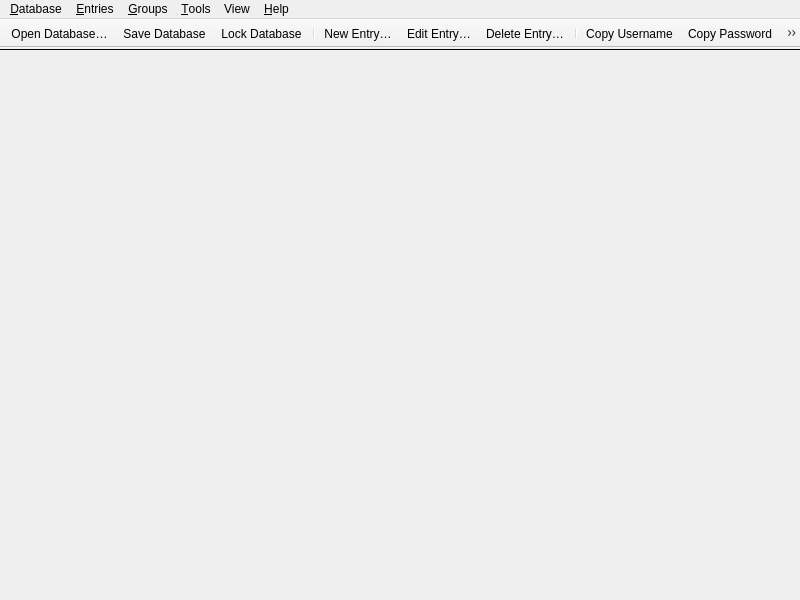
<?xml version="1.0" encoding="UTF-8"?>
<ui version="4.0">
 <class>MainWindow</class>
 <widget class="QMainWindow" name="MainWindow">
  <property name="enabled">
   <bool>true</bool>
  </property>
  <property name="geometry">
   <rect>
    <x>0</x>
    <y>0</y>
    <width>800</width>
    <height>600</height>
   </rect>
  </property>
  <property name="minimumSize">
   <size>
    <width>800</width>
    <height>500</height>
   </size>
  </property>
  <property name="windowTitle">
   <string notr="true">KeePassXC</string>
  </property>
  <widget class="QWidget" name="centralwidget">
   <property name="enabled">
    <bool>true</bool>
   </property>
   <layout class="QVBoxLayout" name="verticalLayout">
    <property name="spacing">
     <number>0</number>
    </property>
    <property name="leftMargin">
     <number>0</number>
    </property>
    <property name="topMargin">
     <number>0</number>
    </property>
    <property name="rightMargin">
     <number>0</number>
    </property>
    <property name="bottomMargin">
     <number>0</number>
    </property>
    <item>
     <widget class="MessageWidget" name="globalMessageWidget" native="true">
      <property name="sizePolicy">
       <sizepolicy hsizetype="Preferred" vsizetype="Preferred">
        <horstretch>0</horstretch>
        <verstretch>0</verstretch>
       </sizepolicy>
      </property>
     </widget>
    </item>
    <item>
     <widget class="Line" name="toolbarSeparator">
      <property name="frameShadow">
       <enum>QFrame::Plain</enum>
      </property>
      <property name="orientation">
       <enum>Qt::Horizontal</enum>
      </property>
     </widget>
    </item>
    <item>
     <widget class="QStackedWidget" name="stackedWidget">
      <property name="sizePolicy">
       <sizepolicy hsizetype="Preferred" vsizetype="Preferred">
        <horstretch>0</horstretch>
        <verstretch>0</verstretch>
       </sizepolicy>
      </property>
      <property name="currentIndex">
       <number>2</number>
      </property>
      <widget class="QWidget" name="pageDatabase">
       <layout class="QVBoxLayout" name="verticalLayout_2">
        <property name="leftMargin">
         <number>0</number>
        </property>
        <property name="topMargin">
         <number>0</number>
        </property>
        <property name="rightMargin">
         <number>0</number>
        </property>
        <property name="bottomMargin">
         <number>0</number>
        </property>
        <item>
         <widget class="DatabaseTabWidget" name="tabWidget">
          <property name="currentIndex">
           <number>-1</number>
          </property>
          <property name="tabsClosable">
           <bool>true</bool>
          </property>
          <property name="movable">
           <bool>true</bool>
          </property>
         </widget>
        </item>
       </layout>
      </widget>
      <widget class="QWidget" name="pageSettings">
       <layout class="QVBoxLayout" name="verticalLayout_3">
        <property name="leftMargin">
         <number>0</number>
        </property>
        <property name="topMargin">
         <number>0</number>
        </property>
        <property name="rightMargin">
         <number>0</number>
        </property>
        <property name="bottomMargin">
         <number>0</number>
        </property>
        <item>
         <widget class="ApplicationSettingsWidget" name="settingsWidget" native="true"/>
        </item>
       </layout>
      </widget>
      <widget class="QWidget" name="pageWelcome">
       <layout class="QVBoxLayout" name="verticalLayout_5">
        <item>
         <layout class="QHBoxLayout" name="horizontalLayout">
          <item>
           <spacer name="horizontalSpacer">
            <property name="orientation">
             <enum>Qt::Horizontal</enum>
            </property>
            <property name="sizeType">
             <enum>QSizePolicy::MinimumExpanding</enum>
            </property>
            <property name="sizeHint" stdset="0">
             <size>
              <width>50</width>
              <height>20</height>
             </size>
            </property>
           </spacer>
          </item>
          <item>
           <widget class="WelcomeWidget" name="welcomeWidget" native="true"/>
          </item>
          <item>
           <spacer name="horizontalSpacer_2">
            <property name="orientation">
             <enum>Qt::Horizontal</enum>
            </property>
            <property name="sizeType">
             <enum>QSizePolicy::MinimumExpanding</enum>
            </property>
            <property name="sizeHint" stdset="0">
             <size>
              <width>50</width>
              <height>20</height>
             </size>
            </property>
           </spacer>
          </item>
         </layout>
        </item>
       </layout>
      </widget>
      <widget class="QWidget" name="pagePasswordGenerator">
       <layout class="QVBoxLayout" name="verticalLayout_6">
        <property name="leftMargin">
         <number>60</number>
        </property>
        <property name="topMargin">
         <number>30</number>
        </property>
        <property name="rightMargin">
         <number>60</number>
        </property>
        <item>
         <spacer name="verticalSpacer_2">
          <property name="orientation">
           <enum>Qt::Vertical</enum>
          </property>
          <property name="sizeHint" stdset="0">
           <size>
            <width>20</width>
            <height>40</height>
           </size>
          </property>
         </spacer>
        </item>
        <item>
         <widget class="PasswordGeneratorWidget" name="passwordGeneratorWidget" native="true"/>
        </item>
        <item>
         <spacer name="verticalSpacer">
          <property name="orientation">
           <enum>Qt::Vertical</enum>
          </property>
          <property name="sizeHint" stdset="0">
           <size>
            <width>20</width>
            <height>40</height>
           </size>
          </property>
         </spacer>
        </item>
       </layout>
      </widget>
     </widget>
    </item>
   </layout>
  </widget>
  <widget class="QMenuBar" name="menubar">
   <property name="geometry">
    <rect>
     <x>0</x>
     <y>0</y>
     <width>800</width>
     <height>22</height>
    </rect>
   </property>
   <property name="contextMenuPolicy">
    <enum>Qt::PreventContextMenu</enum>
   </property>
   <widget class="QMenu" name="menuFile">
    <property name="title">
     <string>&amp;Database</string>
    </property>
    <widget class="QMenu" name="menuRecentDatabases">
     <property name="title">
      <string>&amp;Recent Databases</string>
     </property>
    </widget>
    <widget class="QMenu" name="menuExport">
     <property name="title">
      <string>&amp;Export</string>
     </property>
     <addaction name="actionExportCsv"/>
     <addaction name="actionExportHtml"/>
     <addaction name="actionExportXML"/>
    </widget>
    <addaction name="actionDatabaseNew"/>
    <addaction name="actionDatabaseOpen"/>
    <addaction name="menuRecentDatabases"/>
    <addaction name="actionDatabaseSave"/>
    <addaction name="actionDatabaseSaveAs"/>
    <addaction name="actionDatabaseSaveBackup"/>
    <addaction name="actionDatabaseClose"/>
    <addaction name="separator"/>
    <addaction name="actionLockDatabase"/>
    <addaction name="actionLockAllDatabases"/>
    <addaction name="separator"/>
    <addaction name="actionDatabaseSettings"/>
    <addaction name="actionDatabaseSecurity"/>
    <addaction name="actionReports"/>
    <addaction name="separator"/>
    <addaction name="actionPasskeys"/>
    <addaction name="actionImportPasskey"/>
    <addaction name="separator"/>
    <addaction name="actionDatabaseMerge"/>
    <addaction name="actionImport"/>
    <addaction name="menuExport"/>
    <addaction name="separator"/>
    <addaction name="actionQuit"/>
   </widget>
   <widget class="QMenu" name="menuHelp">
    <property name="title">
     <string>&amp;Help</string>
    </property>
    <addaction name="separator"/>
    <addaction name="actionGettingStarted"/>
    <addaction name="actionUserGuide"/>
    <addaction name="actionKeyboardShortcuts"/>
    <addaction name="actionOnlineHelp"/>
    <addaction name="separator"/>
    <addaction name="actionCheckForUpdates"/>
    <addaction name="actionDonate"/>
    <addaction name="actionBugReport"/>
    <addaction name="actionAbout"/>
   </widget>
   <widget class="QMenu" name="menuEntries">
    <property name="title">
     <string>&amp;Entries</string>
    </property>
    <property name="separatorsCollapsible">
     <bool>true</bool>
    </property>
    <widget class="QMenu" name="menuEntryCopyAttribute">
     <property name="toolTip">
      <string/>
     </property>
     <property name="title">
      <string>Copy Att&amp;ribute</string>
     </property>
     <addaction name="actionEntryCopyTitle"/>
     <addaction name="actionEntryCopyNotes"/>
     <addaction name="separator"/>
    </widget>
    <widget class="QMenu" name="menuEntryTotp">
     <property name="title">
      <string>TOTP</string>
     </property>
     <addaction name="actionEntryCopyTotp"/>
     <addaction name="actionEntryCopyPasswordTotp"/>
     <addaction name="actionEntryTotp"/>
     <addaction name="actionEntryTotpQRCode"/>
     <addaction name="actionEntrySetupTotp"/>
    </widget>
    <widget class="QMenu" name="menuTags">
     <property name="tearOffEnabled">
      <bool>true</bool>
     </property>
     <property name="title">
      <string>Tags</string>
     </property>
    </widget>
    <addaction name="separator"/>
    <addaction name="actionEntryNew"/>
    <addaction name="actionEntryEdit"/>
    <addaction name="actionEntryExpire"/>
    <addaction name="actionEntryClone"/>
    <addaction name="actionEntryDelete"/>
    <addaction name="separator"/>
    <addaction name="actionEntryMoveUp"/>
    <addaction name="actionEntryMoveDown"/>
    <addaction name="separator"/>
    <addaction name="actionEntryCopyUsername"/>
    <addaction name="actionEntryCopyPassword"/>
    <addaction name="actionEntryCopyURL"/>
    <addaction name="menuEntryCopyAttribute"/>
    <addaction name="menuEntryTotp"/>
    <addaction name="menuTags"/>
    <addaction name="separator"/>
    <addaction name="actionEntryAutoType"/>
    <addaction name="separator"/>
    <addaction name="actionEntryImportPasskey"/>
    <addaction name="actionEntryRemovePasskey"/>
    <addaction name="separator"/>
    <addaction name="actionEntryOpenUrl"/>
    <addaction name="actionEntryDownloadIcon"/>
    <addaction name="separator"/>
    <addaction name="actionEntryAddToAgent"/>
    <addaction name="actionEntryRemoveFromAgent"/>
    <addaction name="separator"/>
    <addaction name="actionEntryRestore"/>
   </widget>
   <widget class="QMenu" name="menuGroups">
    <property name="title">
     <string>&amp;Groups</string>
    </property>
    <addaction name="actionGroupEmptyRecycleBin"/>
    <addaction name="separator"/>
    <addaction name="actionGroupNew"/>
    <addaction name="actionGroupEdit"/>
    <addaction name="actionGroupClone"/>
    <addaction name="actionGroupDelete"/>
    <addaction name="separator"/>
    <addaction name="actionGroupSortAsc"/>
    <addaction name="actionGroupSortDesc"/>
    <addaction name="separator"/>
    <addaction name="actionGroupDownloadFavicons"/>
   </widget>
   <widget class="QMenu" name="menuTools">
    <property name="title">
     <string>&amp;Tools</string>
    </property>
    <addaction name="actionPasswordGenerator"/>
    <addaction name="actionClearSSHAgent"/>
    <addaction name="actionSettings"/>
   </widget>
   <widget class="QMenu" name="menuView">
    <property name="title">
     <string>View</string>
    </property>
    <widget class="QMenu" name="menuTheme">
     <property name="title">
      <string>Theme</string>
     </property>
     <addaction name="actionThemeAuto"/>
     <addaction name="actionThemeLight"/>
     <addaction name="actionThemeDark"/>
     <addaction name="actionThemeClassic"/>
    </widget>
    <addaction name="menuTheme"/>
    <addaction name="actionCompactMode"/>
    <addaction name="actionAlwaysOnTop"/>
    <addaction name="actionAllowScreenCapture"/>
    <addaction name="separator"/>
    <addaction name="actionShowPreviewPanel"/>
    <addaction name="actionShowGroupPanel"/>
    <addaction name="separator"/>
    <addaction name="actionShowMenubar"/>
    <addaction name="actionShowToolbar"/>
    <addaction name="separator"/>
    <addaction name="actionHideUsernames"/>
    <addaction name="actionHidePasswords"/>
   </widget>
   <addaction name="menuFile"/>
   <addaction name="menuEntries"/>
   <addaction name="menuGroups"/>
   <addaction name="menuTools"/>
   <addaction name="menuView"/>
   <addaction name="menuHelp"/>
  </widget>
  <widget class="KPToolBar" name="toolBar">
   <property name="contextMenuPolicy">
    <enum>Qt::PreventContextMenu</enum>
   </property>
   <property name="movable">
    <bool>false</bool>
   </property>
   <property name="iconSize">
    <size>
     <width>26</width>
     <height>26</height>
    </size>
   </property>
   <attribute name="toolBarArea">
    <enum>TopToolBarArea</enum>
   </attribute>
   <attribute name="toolBarBreak">
    <bool>false</bool>
   </attribute>
   <addaction name="actionDatabaseOpen"/>
   <addaction name="actionDatabaseSave"/>
   <addaction name="actionLockDatabaseToolbar"/>
   <addaction name="separator"/>
   <addaction name="actionEntryNew"/>
   <addaction name="actionEntryEdit"/>
   <addaction name="actionEntryDelete"/>
   <addaction name="separator"/>
   <addaction name="actionEntryCopyUsername"/>
   <addaction name="actionEntryCopyPassword"/>
   <addaction name="actionEntryCopyURL"/>
   <addaction name="actionEntryAutoType"/>
   <addaction name="separator"/>
   <addaction name="actionDatabaseSettings"/>
   <addaction name="actionReports"/>
   <addaction name="separator"/>
   <addaction name="actionPasswordGenerator"/>
   <addaction name="actionSettings"/>
   <addaction name="separator"/>
  </widget>
  <action name="actionQuit">
   <property name="text">
    <string>&amp;Quit</string>
   </property>
   <property name="menuRole">
    <enum>QAction::QuitRole</enum>
   </property>
  </action>
  <action name="actionAbout">
   <property name="text">
    <string>&amp;About</string>
   </property>
   <property name="menuRole">
    <enum>QAction::AboutRole</enum>
   </property>
  </action>
  <action name="actionCheckForUpdates">
   <property name="text">
    <string>&amp;Check for Updates</string>
   </property>
   <property name="menuRole">
    <enum>QAction::ApplicationSpecificRole</enum>
   </property>
  </action>
  <action name="actionDatabaseOpen">
   <property name="text">
    <string>&amp;Open Database…</string>
   </property>
  </action>
  <action name="actionDatabaseSave">
   <property name="text">
    <string>&amp;Save Database</string>
   </property>
  </action>
  <action name="actionDatabaseClose">
   <property name="text">
    <string>&amp;Close Database</string>
   </property>
  </action>
  <action name="actionDatabaseNew">
   <property name="text">
    <string>&amp;New Database…</string>
   </property>
   <property name="toolTip">
    <string>Create a new database</string>
   </property>
  </action>
  <action name="actionDatabaseMerge">
   <property name="text">
    <string>&amp;Merge From Database…</string>
   </property>
   <property name="toolTip">
    <string>Merge from another KDBX database</string>
   </property>
  </action>
  <action name="actionEntryNew">
   <property name="text">
    <string>&amp;New Entry…</string>
   </property>
   <property name="toolTip">
    <string>Add a new entry</string>
   </property>
  </action>
  <action name="actionEntryEdit">
   <property name="text">
    <string>&amp;Edit Entry…</string>
   </property>
   <property name="toolTip">
    <string>View or edit entry</string>
   </property>
  </action>
  <action name="actionEntryExpire">
   <property name="enabled">
    <bool>false</bool>
   </property>
   <property name="text">
    <string>E&amp;xpire Entry…</string>
   </property>
  </action>
  <action name="actionEntryDelete">
   <property name="text">
    <string>&amp;Delete Entry…</string>
   </property>
  </action>
  <action name="actionGroupNew">
   <property name="text">
    <string>&amp;New Group…</string>
   </property>
   <property name="toolTip">
    <string>Add a new group</string>
   </property>
  </action>
  <action name="actionGroupEdit">
   <property name="text">
    <string>&amp;Edit Group…</string>
   </property>
  </action>
  <action name="actionGroupDelete">
   <property name="text">
    <string>&amp;Delete Group…</string>
   </property>
  </action>
  <action name="actionGroupDownloadFavicons">
   <property name="text">
    <string>Download All &amp;Favicons…</string>
   </property>
  </action>
  <action name="actionGroupSortAsc">
   <property name="text">
    <string>Sort &amp;A-Z</string>
   </property>
  </action>
  <action name="actionGroupSortDesc">
   <property name="text">
    <string>Sort &amp;Z-A</string>
   </property>
  </action>
  <action name="actionDatabaseSaveAs">
   <property name="text">
    <string>Sa&amp;ve Database As…</string>
   </property>
  </action>
  <action name="actionDatabaseSecurity">
   <property name="text">
    <string>Database &amp;Security…</string>
   </property>
  </action>
  <action name="actionReports">
   <property name="checkable">
    <bool>true</bool>
   </property>
   <property name="text">
    <string>Database &amp;Reports…</string>
   </property>
   <property name="toolTip">
    <string>Statistics, health check, etc.</string>
   </property>
   <property name="menuRole">
    <enum>QAction::NoRole</enum>
   </property>
  </action>
  <action name="actionDatabaseSettings">
   <property name="checkable">
    <bool>true</bool>
   </property>
   <property name="text">
    <string>&amp;Database Settings…</string>
   </property>
   <property name="toolTip">
    <string>Database settings</string>
   </property>
   <property name="menuRole">
    <enum>QAction::NoRole</enum>
   </property>
  </action>
  <action name="actionPasskeys">
   <property name="text">
    <string>Passkeys…</string>
   </property>
   <property name="toolTip">
    <string>Passkeys</string>
   </property>
   <property name="menuRole">
    <enum>QAction::NoRole</enum>
   </property>
  </action>
  <action name="actionImportPasskey">
   <property name="text">
    <string>Import Passkey</string>
   </property>
   <property name="toolTip">
    <string>Import Passkey</string>
   </property>
   <property name="menuRole">
    <enum>QAction::NoRole</enum>
   </property>
  </action>
  <action name="actionEntryClone">
   <property name="text">
    <string>&amp;Clone Entry…</string>
   </property>
  </action>
  <action name="actionEntryMoveUp">
   <property name="text">
    <string>Move u&amp;p</string>
   </property>
   <property name="toolTip">
    <string>Move entry one step up</string>
   </property>
  </action>
  <action name="actionEntryMoveDown">
   <property name="text">
    <string>Move do&amp;wn</string>
   </property>
   <property name="toolTip">
    <string>Move entry one step down</string>
   </property>
  </action>
  <action name="actionEntryCopyUsername">
   <property name="text">
    <string>Copy &amp;Username</string>
   </property>
   <property name="toolTip">
    <string>Copy username to clipboard</string>
   </property>
  </action>
  <action name="actionEntryCopyPassword">
   <property name="text">
    <string>Copy &amp;Password</string>
   </property>
   <property name="toolTip">
    <string>Copy password to clipboard</string>
   </property>
  </action>
  <action name="actionSettings">
   <property name="checkable">
    <bool>true</bool>
   </property>
   <property name="text">
    <string>&amp;Settings</string>
   </property>
   <property name="menuRole">
    <enum>QAction::PreferencesRole</enum>
   </property>
  </action>
  <action name="actionPasswordGenerator">
   <property name="checkable">
    <bool>true</bool>
   </property>
   <property name="text">
    <string>&amp;Password Generator</string>
   </property>
  </action>
  <action name="actionEntryAutoType">
   <property name="text">
    <string>Perform &amp;Auto-Type</string>
   </property>
  </action>
  <action name="actionEntryImportPasskey">
   <property name="text">
    <string>Import Passkey</string>
   </property>
  </action>
  <action name="actionEntryRemovePasskey">
   <property name="text">
    <string>Remove Passkey From Entry</string>
   </property>
  </action>
  <action name="actionEntryAutoTypeUsername">
   <property name="enabled">
    <bool>false</bool>
   </property>
   <property name="text">
    <string notr="true">{USERNAME}</string>
   </property>
   <property name="iconText">
    <string notr="true">{USERNAME}</string>
   </property>
   <property name="toolTip">
    <string notr="true">{USERNAME}</string>
   </property>
  </action>
  <action name="actionEntryAutoTypeUsernameEnter">
   <property name="enabled">
    <bool>false</bool>
   </property>
   <property name="text">
    <string notr="true">{USERNAME}{ENTER}</string>
   </property>
   <property name="iconText">
    <string notr="true">{USERNAME}{ENTER}</string>
   </property>
   <property name="toolTip">
    <string notr="true">{USERNAME}{ENTER}</string>
   </property>
  </action>
  <action name="actionEntryAutoTypePassword">
   <property name="enabled">
    <bool>false</bool>
   </property>
   <property name="text">
    <string notr="true">{PASSWORD}</string>
   </property>
   <property name="iconText">
    <string notr="true">{PASSWORD}</string>
   </property>
   <property name="toolTip">
    <string notr="true">{PASSWORD}</string>
   </property>
  </action>
  <action name="actionEntryAutoTypePasswordEnter">
   <property name="enabled">
    <bool>false</bool>
   </property>
   <property name="text">
    <string notr="true">{PASSWORD}{ENTER}</string>
   </property>
   <property name="iconText">
    <string notr="true">{PASSWORD}{ENTER}</string>
   </property>
   <property name="toolTip">
    <string notr="true">{PASSWORD}{ENTER}</string>
   </property>
  </action>
  <action name="actionEntryAutoTypeTOTP">
   <property name="enabled">
    <bool>false</bool>
   </property>
   <property name="text">
    <string notr="true">{TOTP}</string>
   </property>
   <property name="iconText">
    <string notr="true">{TOTP}</string>
   </property>
   <property name="toolTip">
    <string notr="true">{TOTP}</string>
   </property>
  </action>
  <action name="actionEntryAutoTypeURL">
   <property name="enabled">
    <bool>false</bool>
   </property>
   <property name="text">
    <string notr="true">{URL}</string>
   </property>
   <property name="iconText">
    <string notr="true">{URL}</string>
   </property>
   <property name="toolTip">
    <string notr="true">{URL}</string>
   </property>
  </action>
  <action name="actionEntryAutoTypeURLEnter">
   <property name="enabled">
    <bool>false</bool>
   </property>
   <property name="text">
    <string notr="true">{URL}{ENTER}</string>
   </property>
   <property name="iconText">
    <string notr="true">{URL}{ENTER}</string>
   </property>
   <property name="toolTip">
    <string notr="true">{URL}{ENTER}</string>
   </property>
  </action>
  <action name="actionEntryDownloadIcon">
   <property name="text">
    <string>Download &amp;Favicon</string>
   </property>
  </action>
  <action name="actionEntryOpenUrl">
   <property name="text">
    <string>Open &amp;URL</string>
   </property>
  </action>
  <action name="actionLockDatabase">
   <property name="text">
    <string>&amp;Lock Database</string>
   </property>
  </action>
  <action name="actionLockAllDatabases">
   <property name="text">
    <string>Lock &amp;All Databases</string>
   </property>
  </action>
  <action name="actionEntryCopyTitle">
   <property name="text">
    <string>&amp;Title</string>
   </property>
   <property name="toolTip">
    <string>Copy title to clipboard</string>
   </property>
  </action>
  <action name="actionEntryCopyURL">
   <property name="text">
    <string>Copy &amp;URL</string>
   </property>
   <property name="toolTip">
    <string>Copy URL to clipboard</string>
   </property>
  </action>
  <action name="actionEntryCopyNotes">
   <property name="text">
    <string>&amp;Notes</string>
   </property>
   <property name="toolTip">
    <string>Copy notes to clipboard</string>
   </property>
  </action>
  <action name="actionExportCsv">
   <property name="text">
    <string>&amp;CSV File…</string>
   </property>
  </action>
  <action name="actionExportHtml">
   <property name="text">
    <string>&amp;HTML File…</string>
   </property>
  </action>
  <action name="actionImportKeePass1">
   <property name="text">
    <string>KeePass 1 Database…</string>
   </property>
   <property name="toolTip">
    <string>Import a KeePass 1 database</string>
   </property>
  </action>
  <action name="actionImportOpVault">
   <property name="text">
    <string>1Password Vault…</string>
   </property>
   <property name="toolTip">
    <string>Import a 1Password Vault</string>
   </property>
  </action>
  <action name="actionImportCsv">
   <property name="text">
    <string>CSV File…</string>
   </property>
   <property name="toolTip">
    <string>Import a CSV file</string>
   </property>
  </action>
  <action name="actionEntryTotp">
   <property name="text">
    <string>Show TOTP</string>
   </property>
  </action>
  <action name="actionEntryTotpQRCode">
   <property name="text">
    <string>Show QR Code</string>
   </property>
  </action>
  <action name="actionEntrySetupTotp">
   <property name="text">
    <string>Set up TOTP…</string>
   </property>
  </action>
  <action name="actionEntryCopyTotp">
   <property name="text">
    <string>Copy &amp;TOTP</string>
   </property>
  </action>
  <action name="actionEntryCopyPasswordTotp">
   <property name="text">
    <string>Copy Password and TOTP</string>
   </property>
  </action>
  <action name="actionGroupEmptyRecycleBin">
   <property name="text">
    <string>E&amp;mpty recycle bin</string>
   </property>
   <property name="toolTip">
    <string>Empty Recycle Bin</string>
   </property>
  </action>
  <action name="actionDonate">
   <property name="text">
    <string>&amp;Donate</string>
   </property>
  </action>
  <action name="actionBugReport">
   <property name="text">
    <string>Report a &amp;Bug</string>
   </property>
  </action>
  <action name="actionGettingStarted">
   <property name="text">
    <string>&amp;Getting Started</string>
   </property>
   <property name="toolTip">
    <string>Open Getting Started Guide</string>
   </property>
  </action>
  <action name="actionOnlineHelp">
   <property name="text">
    <string>&amp;Online Help</string>
   </property>
   <property name="toolTip">
    <string>Go to online documentation</string>
   </property>
  </action>
  <action name="actionUserGuide">
   <property name="text">
    <string>&amp;User Guide</string>
   </property>
   <property name="toolTip">
    <string>Open User Guide</string>
   </property>
  </action>
  <action name="actionKeyboardShortcuts">
   <property name="text">
    <string>&amp;Keyboard Shortcuts</string>
   </property>
   <property name="shortcut">
    <string notr="true">Ctrl+/</string>
   </property>
  </action>
  <action name="actionDatabaseSaveBackup">
   <property name="text">
    <string>Save Database Backup…</string>
   </property>
  </action>
  <action name="actionEntryAddToAgent">
   <property name="text">
    <string>Add key to SSH Agent</string>
   </property>
  </action>
  <action name="actionEntryRemoveFromAgent">
   <property name="text">
    <string>Remove key from SSH Agent</string>
   </property>
  </action>
  <action name="actionCompactMode">
   <property name="checkable">
    <bool>true</bool>
   </property>
   <property name="text">
    <string>Compact Mode</string>
   </property>
  </action>
  <action name="actionThemeAuto">
   <property name="checkable">
    <bool>true</bool>
   </property>
   <property name="checked">
    <bool>true</bool>
   </property>
   <property name="text">
    <string>Automatic</string>
   </property>
  </action>
  <action name="actionThemeLight">
   <property name="checkable">
    <bool>true</bool>
   </property>
   <property name="text">
    <string>Light</string>
   </property>
  </action>
  <action name="actionThemeDark">
   <property name="checkable">
    <bool>true</bool>
   </property>
   <property name="text">
    <string>Dark</string>
   </property>
  </action>
  <action name="actionThemeClassic">
   <property name="checkable">
    <bool>true</bool>
   </property>
   <property name="text">
    <string>Classic (Platform-native)</string>
   </property>
  </action>
  <action name="actionShowMenubar">
   <property name="checkable">
    <bool>true</bool>
   </property>
   <property name="checked">
    <bool>true</bool>
   </property>
   <property name="text">
    <string>Show Menubar</string>
   </property>
   <property name="toolTip">
    <string>Toggle Show Menubar</string>
   </property>
  </action>
  <action name="actionShowToolbar">
   <property name="checkable">
    <bool>true</bool>
   </property>
   <property name="checked">
    <bool>true</bool>
   </property>
   <property name="text">
    <string>Show Toolbar</string>
   </property>
  </action>
  <action name="actionShowPreviewPanel">
   <property name="checkable">
    <bool>true</bool>
   </property>
   <property name="checked">
    <bool>true</bool>
   </property>
   <property name="text">
    <string>Show Preview Panel</string>
   </property>
  </action>
  <action name="actionAlwaysOnTop">
   <property name="checkable">
    <bool>true</bool>
   </property>
   <property name="text">
    <string>Always on Top</string>
   </property>
   <property name="shortcut">
    <string notr="true">Ctrl+Shift+A</string>
   </property>
  </action>
  <action name="actionHideUsernames">
   <property name="checkable">
    <bool>true</bool>
   </property>
   <property name="text">
    <string>Hide Usernames</string>
   </property>
   <property name="shortcut">
    <string notr="true">Ctrl+Shift+B</string>
   </property>
  </action>
  <action name="actionHidePasswords">
   <property name="checkable">
    <bool>true</bool>
   </property>
   <property name="checked">
    <bool>true</bool>
   </property>
   <property name="text">
    <string>Hide Passwords</string>
   </property>
   <property name="shortcut">
    <string notr="true">Ctrl+Shift+C</string>
   </property>
  </action>
  <action name="actionEntryAutoTypeSequence">
   <property name="text">
    <string notr="true">{USERNAME}{TAB}{PASSWORD}{ENTER}</string>
   </property>
   <property name="iconText">
    <string notr="true">{USERNAME}{TAB}{PASSWORD}{ENTER}</string>
   </property>
   <property name="toolTip">
    <string notr="true">{USERNAME}{TAB}{PASSWORD}{ENTER}</string>
   </property>
  </action>
  <action name="actionGroupClone">
   <property name="text">
    <string>Clone Group...</string>
   </property>
  </action>
  <action name="actionEntryRestore">
   <property name="text">
    <string notr="true" extracomment="Translatable string with plural form set in CPP file">Restore Entry(s)</string>
   </property>
   <property name="toolTip">
    <string notr="true" extracomment="Translatable string with plural form set in CPP file">Restore Entry(s)</string>
   </property>
   <property name="shortcut">
    <string notr="true">Ctrl+R</string>
   </property>
  </action>
  <action name="actionLockDatabaseToolbar">
   <property name="text">
    <string>&amp;Lock Database</string>
   </property>
  </action>
  <action name="actionExportXML">
   <property name="text">
    <string>&amp;XML File…</string>
   </property>
   <property name="toolTip">
    <string>XML File…</string>
   </property>
  </action>
  <action name="actionAllowScreenCapture">
   <property name="checkable">
    <bool>true</bool>
   </property>
   <property name="text">
    <string>Allow Screen Capture</string>
   </property>
  </action>
  <action name="actionImport1PUX">
   <property name="text">
    <string>1Password 1PUX...</string>
   </property>
   <property name="toolTip">
    <string>Import a 1Password 1PUX file</string>
   </property>
  </action>
  <action name="actionImport">
   <property name="text">
    <string>Import…</string>
   </property>
  </action>
  <action name="actionShowGroupPanel">
   <property name="checkable">
    <bool>true</bool>
   </property>
   <property name="checked">
    <bool>true</bool>
   </property>
   <property name="text">
    <string>Show Group Panel</string>
   </property>
   <property name="toolTip">
    <string>Toggle Show Group Panel</string>
   </property>
  </action>
  <action name="actionClearSSHAgent">
   <property name="text">
    <string>Clear SSH Agent</string>
   </property>
   <property name="toolTip">
    <string>Clear all identities in ssh-agent</string>
   </property>
   <property name="menuRole">
    <enum>QAction::TextHeuristicRole</enum>
   </property>
  </action>
 </widget>
 <customwidgets>
  <customwidget>
   <class>MessageWidget</class>
   <extends>QWidget</extends>
   <header>gui/MessageWidget.h</header>
   <container>1</container>
  </customwidget>
  <customwidget>
   <class>PasswordGeneratorWidget</class>
   <extends>QWidget</extends>
   <header>gui/PasswordGeneratorWidget.h</header>
   <container>1</container>
  </customwidget>
  <customwidget>
   <class>DatabaseTabWidget</class>
   <extends>QTabWidget</extends>
   <header>gui/DatabaseTabWidget.h</header>
   <container>1</container>
  </customwidget>
  <customwidget>
   <class>ApplicationSettingsWidget</class>
   <extends>QWidget</extends>
   <header>gui/ApplicationSettingsWidget.h</header>
   <container>1</container>
  </customwidget>
  <customwidget>
   <class>WelcomeWidget</class>
   <extends>QWidget</extends>
   <header>gui/WelcomeWidget.h</header>
   <container>1</container>
  </customwidget>
  <customwidget>
   <class>KPToolBar</class>
   <extends>QToolBar</extends>
   <header>gui/widgets/KPToolBar.h</header>
  </customwidget>
 </customwidgets>
 <resources/>
 <connections/>
</ui>
